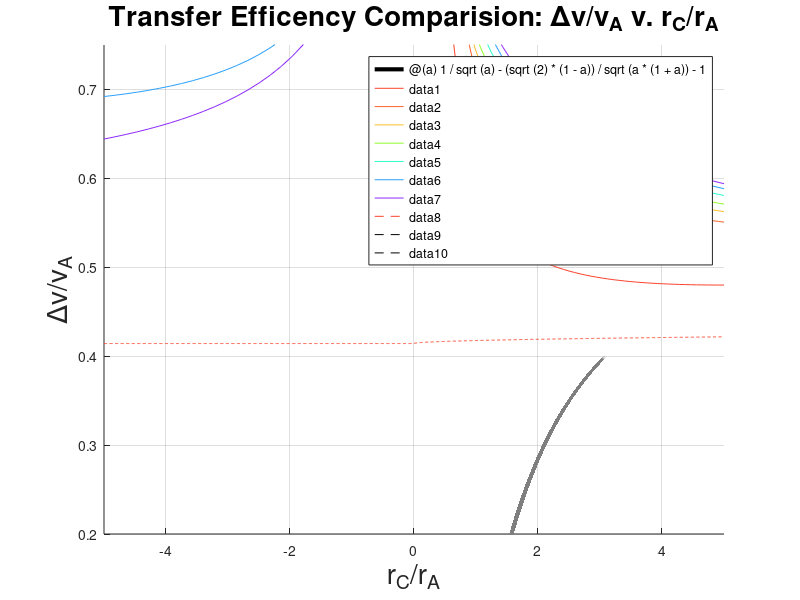

The MATLAB source for this figure:
%%% ----- Transfer Efficiency Graph 2 ----- %%%

% Creates and formats the graph
figure();
hold on
grid("on")
xlim([0 100]);
ylim([0.2 0.75]);
xlabel('r_C/r_A','FontSize',20)
ylabel('Δv/v_A','FontSize',20)
title('Transfer Efficency Comparision: Δv/v_A v. r_C/r_A','FontSize',20)

% Equation for Hohmann line
dv_ho_vA = @(a) 1/sqrt(a) - (sqrt(2)*(1-a))/sqrt(a*(1+a)) - 1;

% Reference equation for Bielliptic lines
% dv_bi_vA = @(a,b) (sqrt(2*b/(1+b))-1) + (sqrt(2*a/(b*(a+b))) - sqrt(2/(b*(1+b)))) + (sqrt(2*b/(a*(a+b))) - sqrt(1/a));

% Creates Bielliptic equations for each b value
dv_bi_vA_5 = @(a) abs(sqrt(2*5/(1+5))-1) + abs(sqrt(2*a/(5*(a+5))) - sqrt(2/(5*(1+5)))) + abs(sqrt(2*5/(a*(a+5))) - sqrt(1/a));
dv_bi_vA_1194 = @(a) abs(sqrt(2*11.94/(1+11.94))-1) + abs(sqrt(2*a/(11.94*(a+11.94))) - sqrt(2/(11.94*(1+11.94)))) + abs(sqrt(2*11.94/(a*(a+11.94))) - sqrt(1/a));
dv_bi_vA_1558 = @(a) abs(sqrt(2*15.58/(1+15.58))-1) + abs(sqrt(2*a/(15.58*(a+15.58))) - sqrt(2/(15.58*(1+15.58)))) + abs(sqrt(2*15.58/(a*(a+15.58))) - sqrt(1/a));
dv_bi_vA_20 = @(a) abs(sqrt(2*20/(1+20))-1) + abs(sqrt(2*a/(20*(a+20))) - sqrt(2/(20*(1+20)))) + abs(sqrt(2*20/(a*(a+20))) - sqrt(1/a));
dv_bi_vA_30 = @(a) abs(sqrt(2*30/(1+30))-1) + abs(sqrt(2*a/(30*(a+30))) - sqrt(2/(30*(1+30)))) + abs(sqrt(2*30/(a*(a+30))) - sqrt(1/a));
dv_bi_vA_50 = @(a) abs(sqrt(2*50/(1+50))-1) + abs(sqrt(2*a/(50*(a+50))) - sqrt(2/(50*(1+50)))) + abs(sqrt(2*50/(a*(a+50))) - sqrt(1/a));
dv_bi_vA_100 = @(a) abs(sqrt(2*100/(1+100))-1) + abs(sqrt(2*a/(100*(a+100))) - sqrt(2/(100*(1+100)))) + abs(sqrt(2*100/(a*(a+100))) - sqrt(1/a));
dv_bi_vA_inf = @(a) (sqrt(2)-1) + (sqrt(2)-1)*sqrt(1/a);

% Plots teh Hohmann equation and each Bielliptic equation
fplot(dv_ho_vA,'k','LineWidth',3)
fplot(dv_bi_vA_5,'Color','#fb422b')
fplot(dv_bi_vA_1194,'Color','#fb602b')
fplot(dv_bi_vA_1558,'Color','#fbbd2b')
fplot(dv_bi_vA_20,'Color','#91fb2b')
fplot(dv_bi_vA_30,'Color','#2bfbcf')
fplot(dv_bi_vA_50,'Color','#2ba0fb')
fplot(dv_bi_vA_100,'Color','#8d2bfb')
fplot(dv_bi_vA_inf,'Color','#fb422b','LineStyle','--')

% Plots lines to show ambigious region between hohmann and bielliptic
% deltaV's
line([11.94 11.94],[0.2 0.8],'Color','k','LineStyle','--')
line([15.58 15.58],[0.2 0.8],'Color','k','LineStyle','--')

% Text annotations to identify each line on the graph
fontsize = 15;
text(35,0.73,'r_B/r_A = 5','FontSize',fontsize,'Color','#fb422b')
text(55,0.69,'11.94','FontSize',fontsize,'Color','#fb602b')
text(65,0.665,'15.58','FontSize',fontsize,'Color','#fbbd2b')
text(78,0.645,'20','FontSize',fontsize,'Color','#91fb2b')
text(83,0.61,'30','FontSize',fontsize,'Color','#2bfbcf')
text(88,0.56,'50','FontSize',fontsize,'Color','#8d2bfb')
text(93,0.51,'100','FontSize',fontsize,'Color','#8d2bfb')
text(93,0.47,'\infty','FontSize',25,'Color','#fb422b')
text(7,0.35,'Hohmann','FontSize',20,'LineWidth',3,'Rotation',90)
text(10.94,0.25,'11.94','Rotation',90)
text(16.58,0.25,'15.58','Rotation',90)
